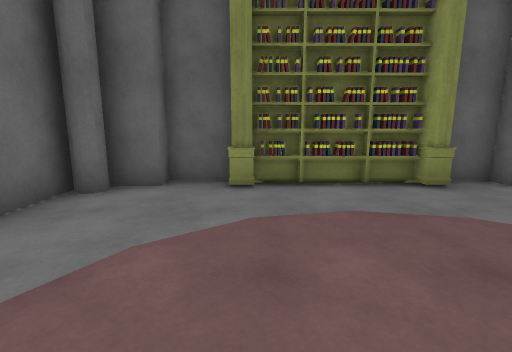
[1] (above)

16 first-person views from a walk through a scene from a Unity 3-D project. The camera is 1.3 m above the floor, tilts 10° down and sees 85° across. The floor is counted in squares, 1 m on a side. Each view is taken from the middle of a square. On the plan, view 1 faces up. The plan holds only what a view shows up to about 13 squares ahead; the rest is blank. The place goes on beyond the plan. Some surface patterns are stand-ins.

[2]
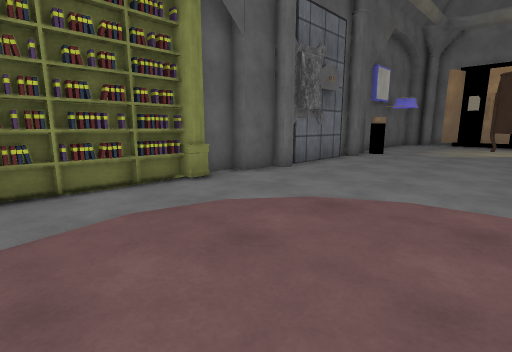

[3]
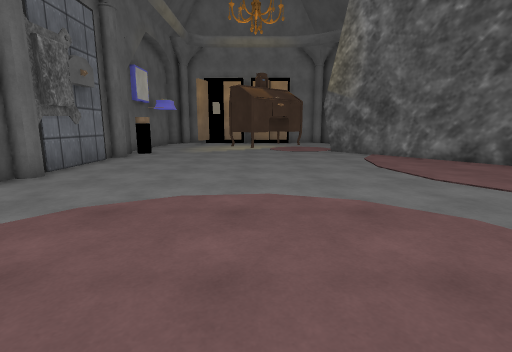

[4]
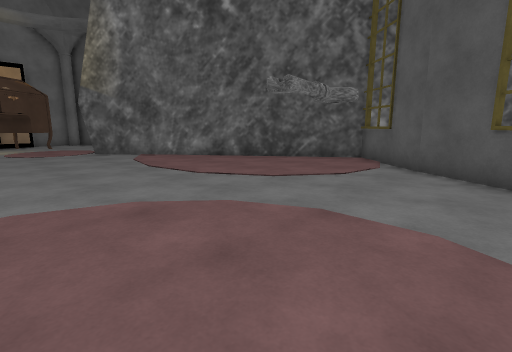

[5]
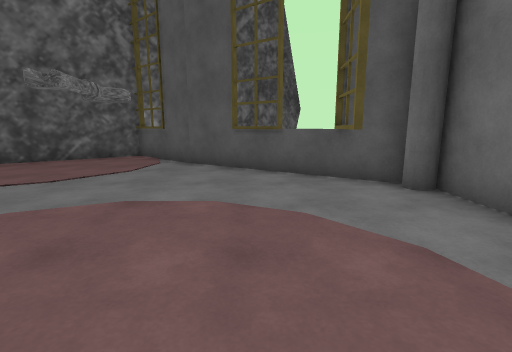

[6]
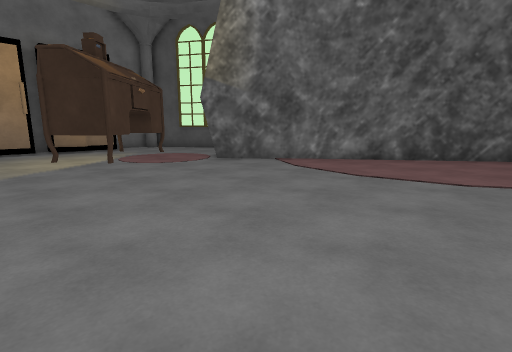

[7]
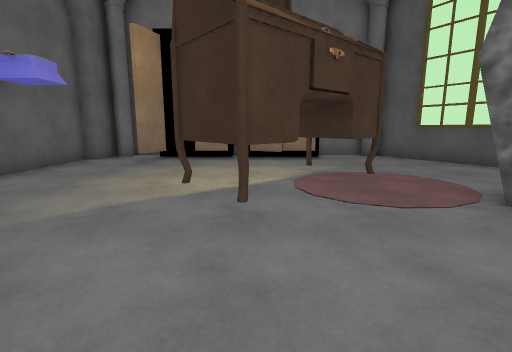

[8]
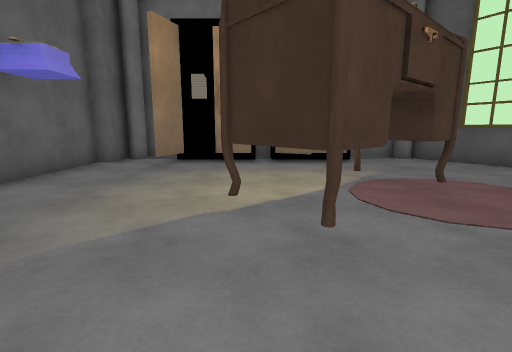

[9]
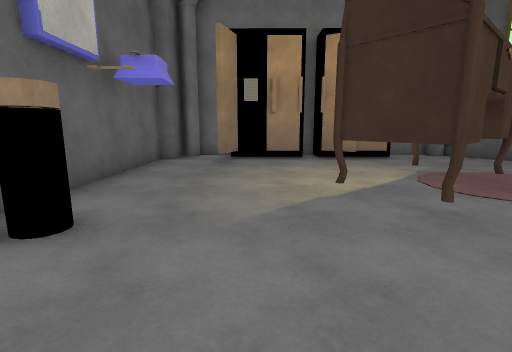

[10]
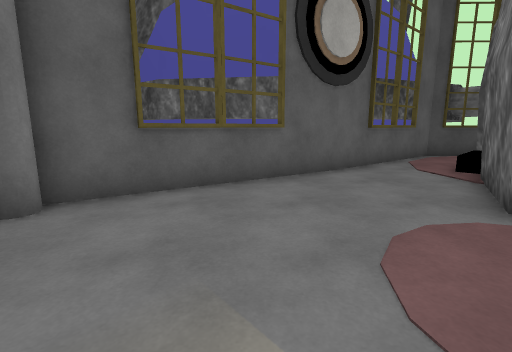

[11]
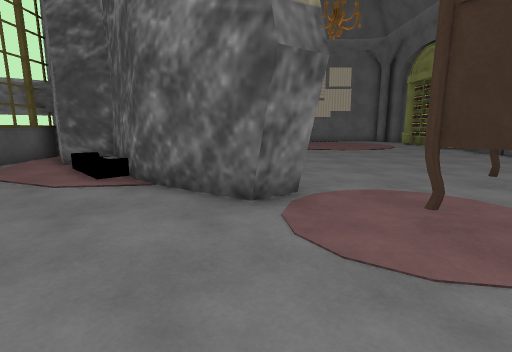

[12]
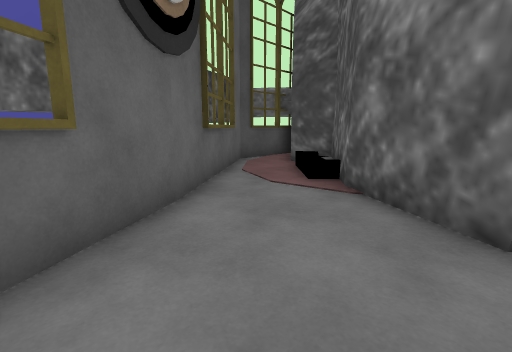

[13]
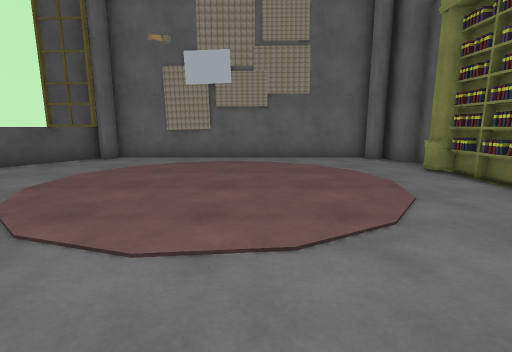

[14]
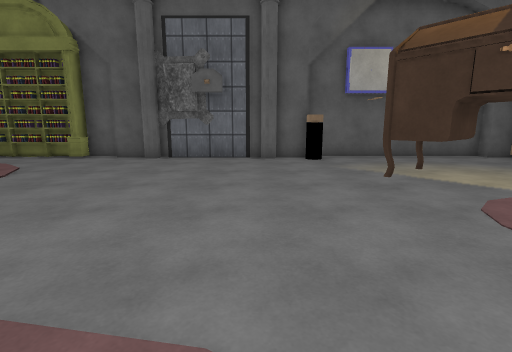

[15]
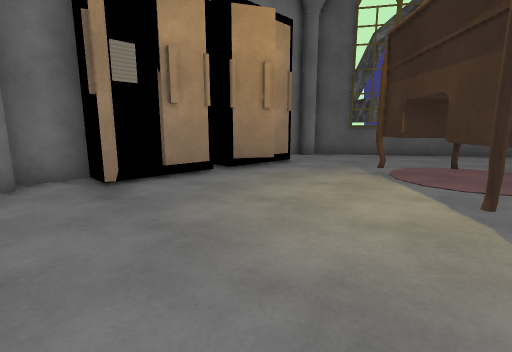

[16]
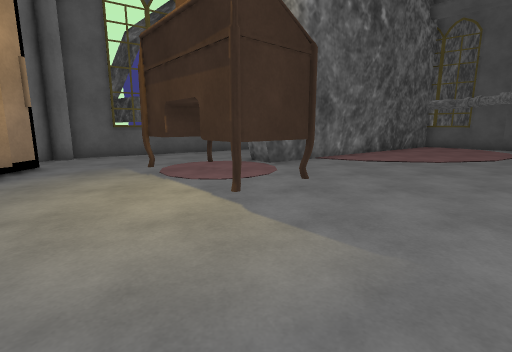

### Floor plan
Key: @ floor where view 1 was taken; # wall or solid block; . floor; B bookshelf; T thing the floor can be seen under or through; R rug; O other object.
Columns run from 4 left of view 1 to 24 right of it. Each row starts with its distance up from view 1.
  7  ###BBBBB##        #########
  6 ##..B...B.##########.......##
  5 #...........................#
  4 #.........................###
  3 #..........................#
  2 #..........................#
  1 #...................TT.....#
  0 #...@..............TTT.....#
 -1 #...................TTTT...#
 -2 #....................TR....#
 -3 #...................   ....##
 -4 #...................# ......#
 -5 ###...............###......##
 -6  ##..............####.....###
 -7   ##............####.....##
 -8    ###........#####.....##
 -9      ##......#####O...###
-10       ##...###  #O...##
-11        #####   ##..###
-12          ##   ##..##
-13               #..###
-14               ####

Positions as (right, up) in squares from view 1, and headings:
1: (0, 0), facing up
2: (0, 0), facing up-right
3: (0, 0), facing right
4: (0, 0), facing down-right
5: (0, 1), facing down
6: (6, 3), facing down-right
7: (11, 0), facing right
8: (12, 1), facing right
9: (11, 3), facing right
10: (20, -1), facing down
11: (21, -5), facing left
12: (20, -5), facing down-left
13: (8, 1), facing left
14: (12, -6), facing up
15: (16, 6), facing down-right
16: (16, 6), facing down
